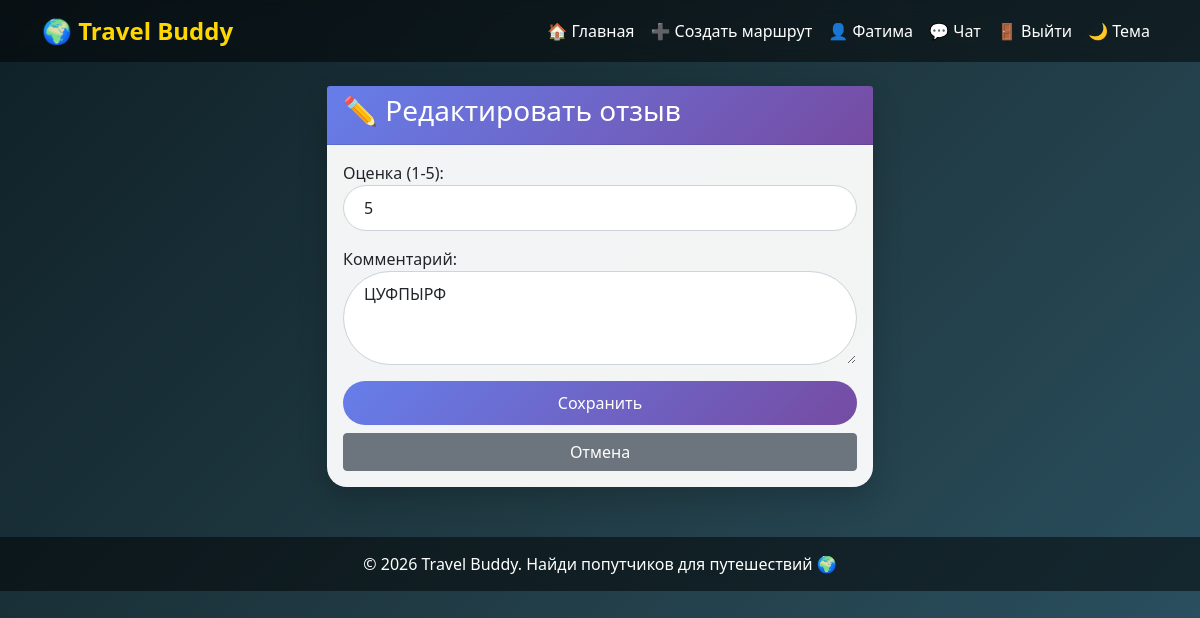
/reviews/edit/2/ (signed in), run on the app's committed database.
### users/models.py (models this page shows, shortened)
class User(AbstractUser):
    avatar = models.ImageField(upload_to='avatars/', blank=True, null=True)
    bio = models.TextField(blank=True)
    interests = models.TextField(blank=True)
    rating = models.DecimalField(max_digits=3, decimal_places=2, default=0.00)
    is_active = models.BooleanField(default=True)
    is_admin = models.BooleanField(default=False)
    class Meta:
        verbose_name = 'Пользователь'
        verbose_name_plural = 'Пользователи'

### reviews/models.py (models this page shows, shortened)
class Review(models.Model):
    author = models.ForeignKey(User, on_delete=models.CASCADE, related_name='reviews_written', verbose_name='Автор')
    target_user = models.ForeignKey(User, on_delete=models.CASCADE, related_name='reviews_received', verbose_name='Получатель')
    route = models.ForeignKey(Route, on_delete=models.CASCADE, related_name='reviews', verbose_name='Маршрут')
    rating = models.PositiveSmallIntegerField(validators=[MinValueValidator(1), MaxValueValidator(5)], verbose_name='Оценка (1-5)')
    comment = models.TextField(blank=True, verbose_name='Комментарий')
    created_at = models.DateTimeField(auto_now_add=True, verbose_name='Дата создания')
    updated_at = models.DateTimeField(auto_now=True, verbose_name='Дата обновления')
    class Meta:
        unique_together = ('author', 'target_user', 'route')
        verbose_name = 'Отзыв'
        verbose_name_plural = 'Отзывы'

### reviews/views.py (the view)
# urls.py: path('edit/<int:review_id>/', views.review_edit, name='review_edit'),
@login_required
@log_action('Редактирование отзыва')
def review_edit(request, review_id):
    review = get_object_or_404(Review, id=review_id)
    if review.author != request.user:
        return redirect('route_detail', route_id=review.route.id)
    if request.method == 'POST':
        form = ReviewForm(request.POST, instance=review)
        if form.is_valid():
            form.save()
            reviews = Review.objects.filter(target_user=review.target_user)
            avg_rating = sum(r.rating for r in reviews) / reviews.count()
            review.target_user.rating = avg_rating
            review.target_user.save()
            messages.success(request, 'Отзыв изменён!')
            return redirect('route_detail', route_id=review.route.id)
    else:
        form = ReviewForm(instance=review)
    return render(request, 'reviews/edit.html', {'form': form, 'review': review})

### reviews/forms.py
class ReviewForm(forms.ModelForm):
    class Meta:
        model = Review
        fields = ['rating', 'comment']
        labels = {
            'rating': 'Оценка (1-5)',
            'comment': 'Комментарий'
        }
        widgets = {
            'rating': forms.NumberInput(attrs={'min': 1, 'max': 5, 'class': 'form-control'}),
            'comment': forms.Textarea(attrs={'rows': 3, 'class': 'form-control', 'placeholder': 'Расскажите о впечатлениях...'})
        }

### travel_buddy/utils.py (called while the page is built)
def log_action(message):
    def decorator(func):
        @functools.wraps(func)
        def wrapper(request, *args, **kwargs):
            if request.user.is_authenticated:
                log_msg = f"[{now()}] Пользователь: {request.user.username} | IP: {request.META.get('REMOTE_ADDR')} | {message} | URL: {request.path}"
            else:
                log_msg = f"[{now()}] Пользователь: Аноним | IP: {request.META.get('REMOTE_ADDR')} | {message} | URL: {request.path}"
            logger.info(log_msg)
            return func(request, *args, **kwargs)
        return wrapper
    return decorator

### reviews/templates/reviews/edit.html (shortened to what this page needs)
{% extends 'base.html' %}
{% block content %}
<div class="row justify-content-center">
    <div class="col-md-6">
        <div class="card auth-card">
            <div class="card-header">
                <h3>✏️ Редактировать отзыв</h3>
            </div>
            <div class="card-body">
                <form method="post">
                    {{ form.as_p }}
                    <button type="submit" class="btn btn-primary w-100">Сохранить</button>
                    <a href="{% url 'route_detail' review.route.id %}" class="btn btn-secondary w-100 mt-2">Отмена</a>
                </form>
            </div>
        </div>
    </div>
</div>
{% endblock %}

### templates/base.html (shortened to what this page needs)
<!DOCTYPE html>
<html lang="ru">
<head>
    <link href="https://cdn.jsdelivr.net/npm/bootstrap@5.1.3/dist/css/bootstrap.min.css" rel="stylesheet">
</head>
<body>
    <nav class="navbar navbar-expand-lg navbar-dark">
        <div class="container">
            <a class="navbar-brand" href="{% url 'home' %}">🌍 Travel Buddy</a>
            <div class="collapse navbar-collapse" id="navbarNav">
                <ul class="navbar-nav ms-auto">
                    <li class="nav-item"><a class="nav-link" href="{% url 'home' %}">🏠 Главная</a></li>
                    {% if user.is_authenticated %}
                        <li class="nav-item"><a class="nav-link" href="{% url 'route_create' %}">➕ Создать маршрут</a></li>
                        <li class="nav-item"><a class="nav-link" href="{% url 'profile' user.id %}">👤 {{ user.username }}</a></li>
                        <li class="nav-item">
                            <a class="nav-link" href="{% url 'chat_list' %}" style="position: relative;">
                                💬 Чат
                            </a>
                        </li>
                        <li class="nav-item">
                            <form action="{% url 'logout' %}" method="post" style="display: inline;">
                                <button type="submit" class="nav-link btn btn-link" style="background: none; border: none; color: white; text-decoration: none; cursor: pointer;">🚪 Выйти</button>
                            </form>
                        </li>
                    {% else %}
                        <li class="nav-item"><a class="nav-link" href="{% url 'login' %}">🔑 Войти</a></li>
                        <li class="nav-item"><a class="nav-link" href="{% url 'register' %}">📝 Регистрация</a></li>
                    {% endif %}
                    <li class="nav-item">
                        <button id="themeToggle" class="btn btn-link nav-link" style="background: none; border: none;">🌙 Тема</button>
                    </li>
                </ul>
            </div>
        </div>
    </nav>
    <div class="container mt-4">
        {% block content %}
        {% endblock %}
    </div>
    <div class="footer">
        <div class="container">
            <p class="mb-0">© 2026 Travel Buddy. Найди попутчиков для путешествий 🌍</p>
        </div>
    </div>

### templates/base.html (style rules this page uses)
* { margin: 0; padding: 0; box-sizing: border-box; }
body { font-family: 'Segoe UI', Tahoma, Geneva, Verdana, sans-serif; min-height: 100vh; background: linear-gradient(135deg, #0f2027 0%, #203a43 50%, #2c5364 100%); position: relative; transition: background 0.3s ease; }
body::before { content: ''; position: fixed; top: 0; left: 0; right: 0; bottom: 0; background-image: url('https://images.unsplash.com/photo-1469474968028-56623f02e42e?w=1920'); background-size: cover; background-position: center; background-attachment: fixed; opacity: 0.3; z-index: 0; }
.navbar, .container, .footer { position: relative; z-index: 1; }
.navbar { background: rgba(0, 0, 0, 0.5) !important; backdrop-filter: blur(8px); }
.navbar-brand { font-weight: bold; color: #ffd700 !important; font-size: 1.5rem; }
.nav-link { color: white !important; transition: 0.3s; }
.card { background: rgba(255, 255, 255, 0.95); border-radius: 20px; border: none; box-shadow: 0 10px 30px rgba(0, 0, 0, 0.2); }
.card-header { background: linear-gradient(135deg, #667eea, #764ba2); border-radius: 20px 20px 0 0; color: white; }
.btn-primary { background: linear-gradient(135deg, #667eea, #764ba2); border: none; border-radius: 50px; padding: 10px 25px; }
.footer { background: rgba(0, 0, 0, 0.5); color: white; text-align: center; padding: 15px; margin-top: 50px; }
.form-control, .form-select { border-radius: 50px; padding: 10px 20px; }

### data on the page
User: username "Фатима"
Review: rating "5", comment "ЦУФПЫРФ"
